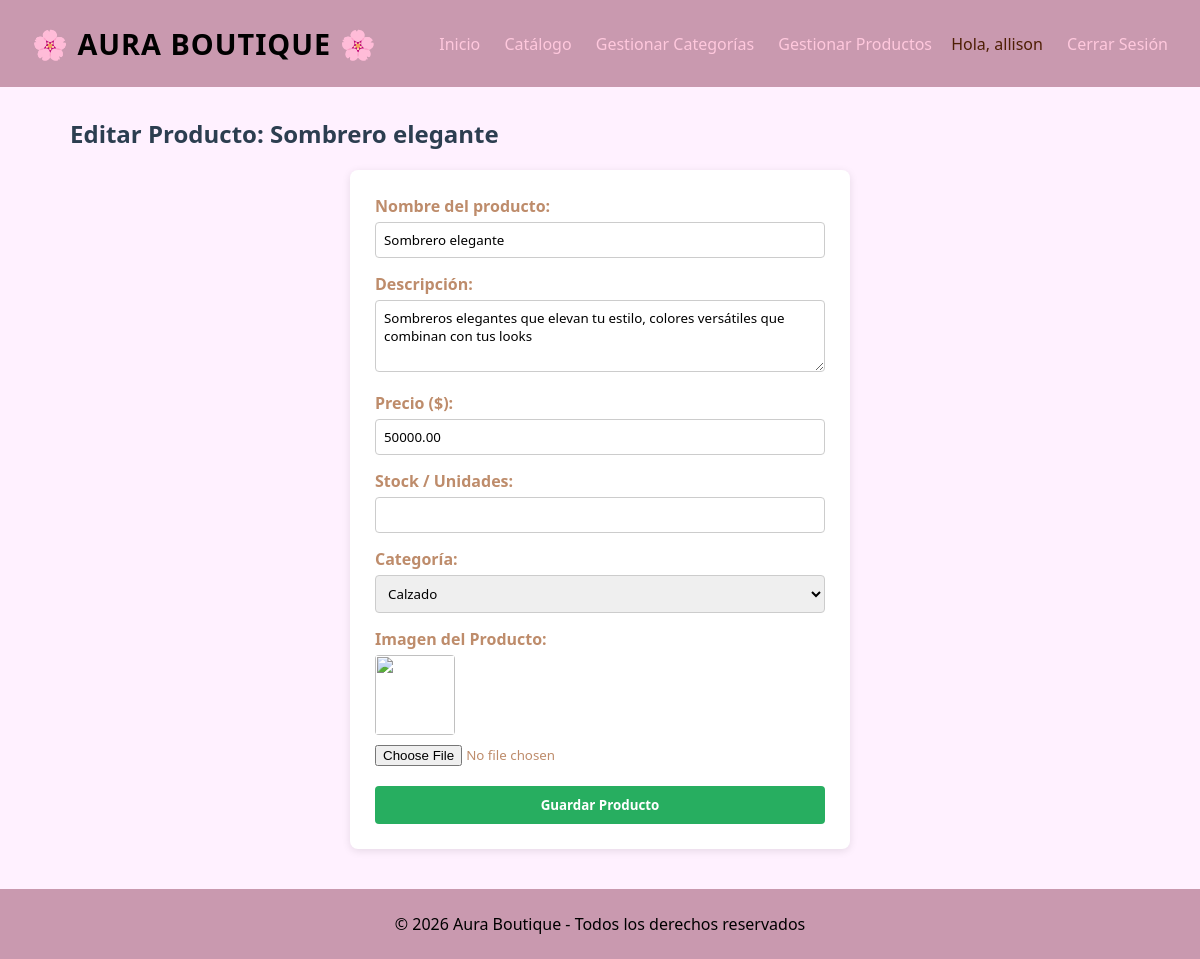
The app's page /Producto/editar&id=11 (signed in) with its own data.
### tables this page shows
CREATE TABLE `productos` (
  `id_producto` int(10) UNSIGNED NOT NULL,
  `id_categoria` int(10) UNSIGNED NOT NULL,
  `nombre` varchar(150) NOT NULL,
  `descripcion` text DEFAULT NULL,
  `precio` decimal(10,2) NOT NULL,
  `imagen` varchar(255) DEFAULT NULL,
  `estado` enum('activo','inactivo') NOT NULL DEFAULT 'activo',
  `fecha_creacion` timestamp NOT NULL DEFAULT current_timestamp(),
  `fecha_actualizacion` timestamp NOT NULL DEFAULT current_timestamp() ON UPDATE current_timestamp()
);

### config/db.php (called while the page is built)
<?php
class Database {
    public static function connect() {
        $db = new mysqli('localhost', 'root', '', 'aura_boutique');
        $db->query("SET NAMES 'utf8'");
        return $db;
    }
}

### models/producto.php (called while the page is built, shortened)
<?php
class Producto {
    private $id;
    private $db;
    public function __construct() {
        $this->db = Database::connect();
    }
    public function getId() {
        return $this->id;
    }
    public function setId($id) {
        $this->id = $id;
    }
    public function getOne() {
        $producto = $this->db->query("SELECT * FROM productos WHERE id_producto = {$this->getId()};");
        return $producto->fetch_object();
    }
}

### models/categoria.php (called while the page is built, shortened)
<?php
require_once 'config/db.php';
class Categoria {
    private $db;
    public function __construct() {
        $this->db = Database::connect();
    }
    public function getAll() {
        $categorias = $this->db->query("SELECT * FROM categorias ORDER BY id_categoria DESC;");
        return $categorias;
    }
}

### views/producto/crear.php (the view)
<?php if(isset($edit) && isset($pro) && is_object($pro)): ?>
    <h2 style="margin-bottom: 20px; color: #2c3e50;">Editar Producto: <?= $pro->nombre ?></h2>
    <?php $url_action = base_url . "Producto/save&id=" . $pro->id_producto; ?>
<?php else: ?>
    <h2 style="margin-bottom: 20px; color: #2c3e50;">Crear Nuevo Producto</h2>
    <?php $url_action = base_url . "Producto/save"; ?>
<?php endif; ?>
<div style="max-width: 500px; margin: 0 auto; background: white; padding: 25px; border-radius: 8px; box-shadow: 0 2px 8px rgba(0,0,0,0.1);">
    <form action="<?=$url_action?>" method="POST" enctype="multipart/form-data">
        <div style="margin-bottom: 15px;">
            <label style="display: block; margin-bottom: 5px; font-weight: bold;">Nombre del producto:</label>
            <input type="text" name="nombre" value="<?= isset($pro) && is_object($pro) ? $pro->nombre : ''; ?>" required style="width: 100%; padding: 8px; border: 1px solid #ccc; border-radius: 4px;">
        </div>
        <div style="margin-bottom: 15px;">
            <label style="display: block; margin-bottom: 5px; font-weight: bold;">Descripción:</label>
            <textarea name="descripcion" rows="3" style="width: 100%; padding: 8px; border: 1px solid #ccc; border-radius: 4px;"><?= isset($pro) && is_object($pro) ? $pro->descripcion : ''; ?></textarea>
        </div>
        <div style="margin-bottom: 15px;">
            <label style="display: block; margin-bottom: 5px; font-weight: bold;">Precio ($):</label>
            <input type="number" step="0.01" name="precio" value="<?= isset($pro) && is_object($pro) ? $pro->precio : ''; ?>" required style="width: 100%; padding: 8px; border: 1px solid #ccc; border-radius: 4px;">
        </div>
        <div style="margin-bottom: 15px;">
            <label style="display: block; margin-bottom: 5px; font-weight: bold;">Stock / Unidades:</label>
            <input type="number" name="stock" value="<?= isset($pro) && is_object($pro) ? $pro->stock : ''; ?>" required style="width: 100%; padding: 8px; border: 1px solid #ccc; border-radius: 4px;">
        </div>
        <div style="margin-bottom: 15px;">
            <label style="display: block; margin-bottom: 5px; font-weight: bold;">Categoría:</label>
            <?php
                require_once 'models/categoria.php';
                $cat_model = new Categoria();
                $categorias_lista = $cat_model->getAll();
            ?>
            <select name="categoria" required style="width: 100%; padding: 8px; border: 1px solid #ccc; border-radius: 4px;">
                <?php while($cat = $categorias_lista->fetch_object()): ?>
                    <option value="<?= $cat->id_categoria ?>" <?= isset($pro) && is_object($pro) && $cat->id_categoria == $pro->categoria_id ? 'selected' : ''; ?>>
                        <?= $cat->nombre ?>
                    </option>
                <?php endwhile; ?>
            </select>
        </div>
        <div style="margin-bottom: 20px;">
            <label style="display: block; margin-bottom: 5px; font-weight: bold;">Imagen del Producto:</label>
            <?php if(isset($pro) && is_object($pro) && !empty($pro->imagen)): ?>
                <img src="/aura-boutique/uploads/images/<?=$pro->imagen?>" style="width: 80px; height: 80px; object-fit: cover; display: block; margin-bottom: 8px; border-radius: 4px;">
            <?php endif; ?>
            <input type="file" name="imagen" accept="image/*" style="width: 100%;">
        </div>
        <button type="submit" style="background: #27ae60; color: white; padding: 10px 15px; border: none; border-radius: 4px; font-weight: bold; cursor: pointer; width: 100%;">Guardar Producto</button>
    </form>
</div>

### views/layout/header.php (style rules this page uses)
* { box-sizing: border-box; margin: 0; padding: 0; font-family: 'Segoe UI', Tahoma, Geneva, Verdana, sans-serif; }
body { background-color: #fff1ff; color: #be8c6b; }

### records on screen
productos: nombre "Sombrero elegante", descripcion "Sombreros elegantes que elevan tu estilo, colores versátiles que combinan con tus looks", precio "50000.00"

### other values on screen
$_SESSION['identity']->nombres "allison"
form field categoria "Calzado"
